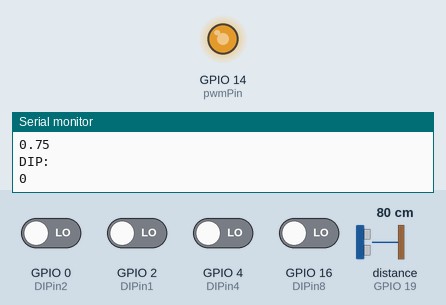
A sketch run on a simulated ESP32. Parts: output pins drawn as LEDs (lit = HIGH), the last lines printed to the serial monitor. The inputs (shaded band) are chosen by the test bench; at power-on: GPIO 0 (DIPin2), GPIO 2 (DIPin1), GPIO 4 (DIPin4), GPIO 16 (DIPin8) LOW, distance to the obstacle (sensor on GPIO 19) 80 cm. The echo pulse lasts 58.3 µs per cm; pins used as bus, display or sensor lines are not drawn.

Above: at 1.2 s.
1.3 s: distance to the obstacle (sensor on GPIO 19) set to 2 cm
At 1.9 s:
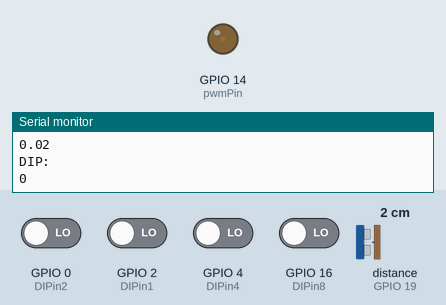
2.8 s: distance to the obstacle (sensor on GPIO 19) set to 35 cm
At 4.0 s:
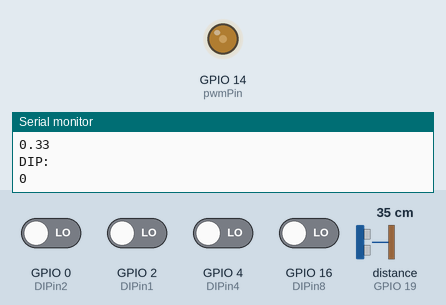
4.3 s: distance to the obstacle (sensor on GPIO 19) set to 120 cm
At 5.2 s:
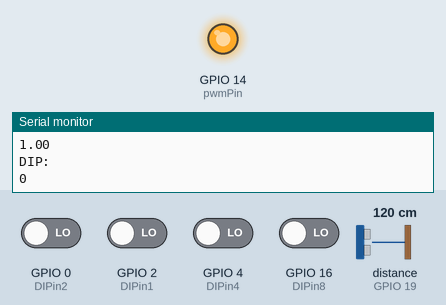
5.8 s: GPIO 0 (DIPin2) driven HIGH
At 7.0 s:
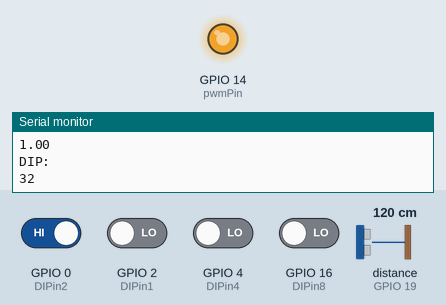
7.3 s: GPIO 2 (DIPin1) driven HIGH
At 7.8 s:
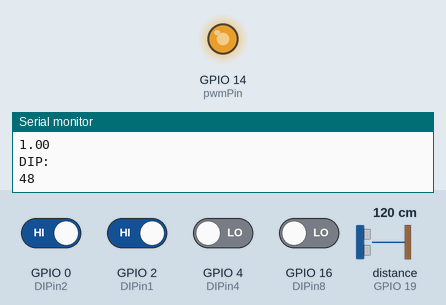
8.8 s: GPIO 4 (DIPin4) driven HIGH
At 9.7 s:
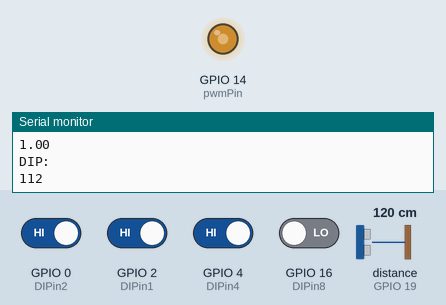
Timing chart, 0 to 11.3 s (numbered marks = the images above; inputs shaded):
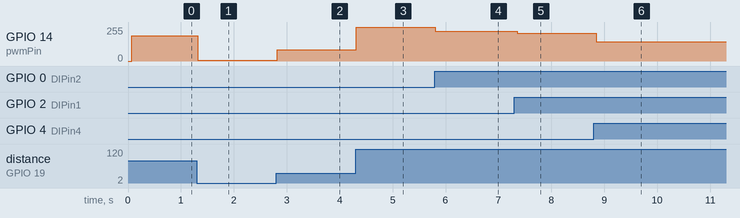

Measured:
- after the input at 1.3 s, GPIO 14 (pwmPin): 191/255 → 4/255 at once
- after the input at 2.8 s, GPIO 14 (pwmPin): 4/255 → 84/255 at once
- after the input at 4.3 s, GPIO 14 (pwmPin): 84/255 → 255/255 at once
- after the input at 5.8 s, GPIO 14 (pwmPin): 255/255 → 223/255 at once
- after the input at 7.3 s, GPIO 14 (pwmPin): 223/255 → 207/255 after 0.05 s
- after the input at 8.8 s, GPIO 14 (pwmPin): 207/255 → 143/255 at once

The sketch:

A2.ino
```cpp
const int triggerPin = 23;
const int freq = 16;
const int triggerChannel = 0;
const int resolution = 16;

const int pwmPin = 14;
const int pwmFreq = 5000;
const int pwmChannel = 2;
const int pwmResolution = 8;

const int DIPin1 = 2;
const int DIPin2 = 0;
const int DIPin4 = 4;
const int DIPin8 = 16;

const int leftSensorPin = 19;
#define trigger 2  // pin 2 will flash for debug only


void setup() {
  // put your setup code here, to run once:
  Serial.begin(115200); // uart setup
  while(!Serial);
  Serial.println("START UP");
  pinMode(triggerPin, OUTPUT);

  pinMode(DIPin1, INPUT);
  pinMode(DIPin2, INPUT);
  pinMode(DIPin4, INPUT);
  pinMode(DIPin8, INPUT);

  //ledcSetup(triggerChannel, freq, resolution); //set pwn freq and resulution
  //ledcAttachPin(triggerPin, triggerChannel); //select pwm outpit pin and channel
  //ledcWrite(triggerChannel, 11); // set dutycycle to 11/65536 (10u out of 62.5ms)

  ledcSetup(pwmChannel, pwmFreq, pwmResolution); //set pwn freq and resulution
  ledcAttachPin(pwmPin, pwmChannel); //select pwm outpit pin and channel
}

int timeSinceSound = 0;
void loop() {


  int now = micros();
  // Serial.println(now - timeSinceSound);
  if (now - timeSinceSound > 62000)
  {
    timeSinceSound = now;
    digitalWrite(triggerPin, HIGH);
    delayMicroseconds(10);
    digitalWrite(triggerPin, LOW);
    int ontime = pulseIn(leftSensorPin, HIGH, 61000);
    Serial.println(ontime);
    float duty = ontime / 620000.0 * 100.0;
    if (duty < 0.01 || duty > 1) {
      duty = 1;
    }
    Serial.println("Duty:");
    Serial.println(duty);
    int dip = readDIP();
    Serial.println("DIP:");
    Serial.println(dip);
    setPWMDuty(duty, dip);
  }
}

int startTime = 0;

void setPWMDuty(float duty, int dip) {
  ledcWrite(pwmChannel, (int)((256-dip) * 1 * duty)); // set dutycycle to 11/65536 (10u out of 62.5ms)
}

uint8_t readDIP() {
  int val = 0;
  if (digitalRead(DIPin1))
  {
    val += 16;
  }
  if (digitalRead(DIPin2))
  {
    val += 32;
  }
  if (digitalRead(DIPin4))
  {
    val += 64;
  }
  if (digitalRead(DIPin8))
  {
    val += 128;
  }
  return val;
}
```
